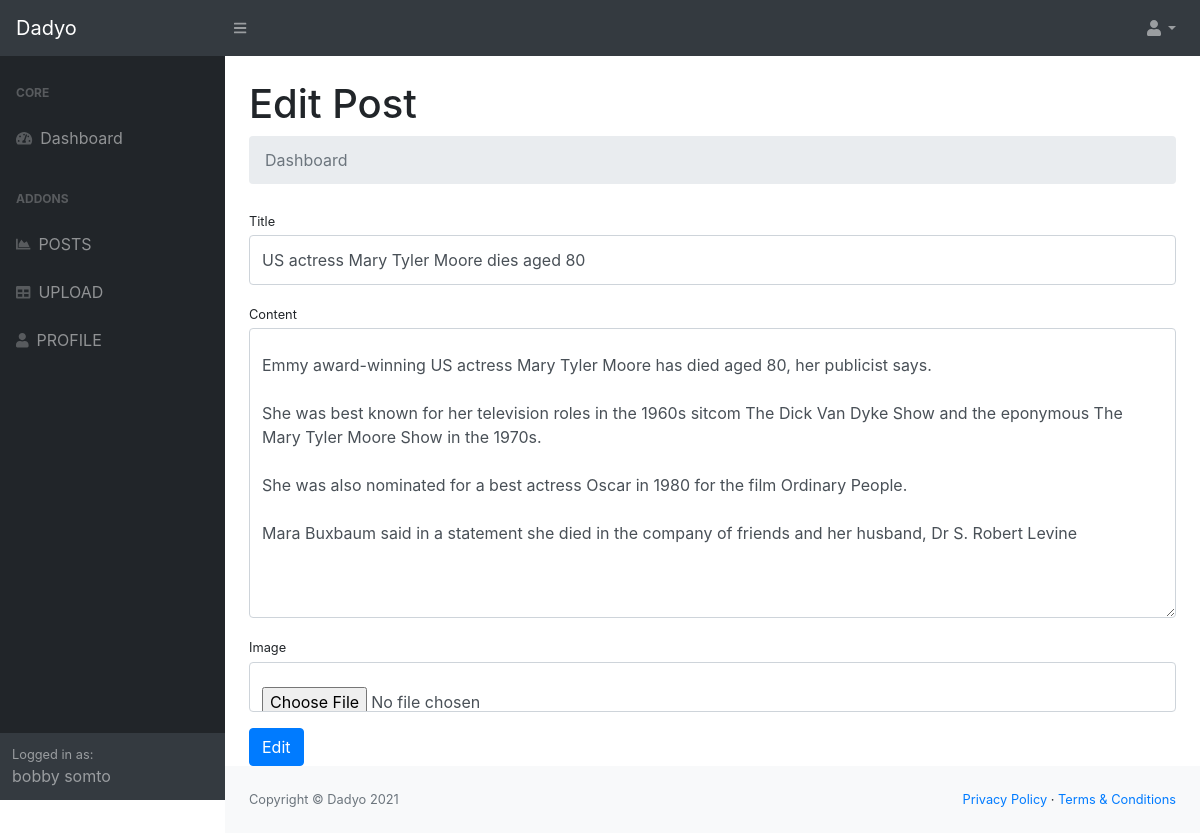
/users/edit-post.php?id=4 (signed in), run on the app's committed database.
### tables this page shows
CREATE TABLE `article` (
  `id` int(11) NOT NULL,
  `title` varchar(200) NOT NULL,
  `content` text NOT NULL,
  `category_id` int(11) NOT NULL DEFAULT 0,
  `image` varchar(200) NOT NULL,
  `likes` int(11) NOT NULL DEFAULT 0,
  `views` int(11) NOT NULL DEFAULT 0,
  `user_id` int(11) NOT NULL,
  `published_status` int(11) NOT NULL DEFAULT 1,
  `created_at` timestamp NOT NULL DEFAULT current_timestamp(),
  `updated_at` timestamp NOT NULL DEFAULT current_timestamp()
);

### controllers/helpers.php (called while the page is built, shortened)
<?php
function sanitize($data,$case = null){
  $result = trim($data);
  $result = htmlentities($result,ENT_QUOTES);
  return $result;
}

### controllers/functions.php (called while the page is built, shortened)
<?php
function selectSingleData($tableName,$colums = "*",$where = ""){
  global $conn;
  $where = !empty($where) ? " WHERE ".$where : $where;
  $sql = "SELECT $colums FROM $tableName $where";
  $result = $conn->query($sql);
  if($result->num_rows > 0){
    $data = $result->fetch_assoc();
    return $data;
  }else{
    return [];
  }
}

### users/edit-post.php (the view, shortened to what this page needs)
<?php
 require_once "../DB.php";
 require_once "../controllers/functions.php";
 require_once "../controllers/helpers.php";
 $id = sanitize($_GET["id"]);
 $post = (object) selectSingleData("article","*","`id`={$id}");
?>
<!DOCTYPE html>
<html lang="en">
  <head>
    <?php require_once "includes/css.php"; ?>
  </head>
  <body class="sb-nav-fixed">
    <?php require_once "includes/top-bar.php"; ?>
    <div id="layoutSidenav">
      <?php require_once "includes/side-bar.php"; ?>
      <div id="layoutSidenav_content">
        <main>
          <div class="container-fluid">
            <h1 class="mt-4">Edit Post</h1>
            <ol class="breadcrumb mb-4">
              <li class="breadcrumb-item active">Dashboard</li>
            </ol>
            <div class="row">
              <div class="col-md-12">
                <form method="POST" action="<?=$_SERVER["PHP_SELF"]?>?id=<?=$post->id?>" enctype="multipart/form-data">
                  <div class="form-group">
                    <label class="small mb-1" for="inputEmailAddress">Title</label>
                    <input required name="title" class="form-control py-4" id="inputtitleAddress" type="text"
                      placeholder="Enter title address" value="<?=$post->title?>" />
                  </div>
                  <div class="form-group">
                    <label class="small mb-1" for="inputEmailAddress">Content</label>
                    <textarea required name="content" class="form-control py-4" id="" cols="30" rows="10"><?=$post->content?></textarea>
                  </div>
                  <div class="form-group">
                    <label class="small mb-1" for="inputEmailAddress">Image</label>
                    <input accept="image/*"  name="image" class="form-control py-4" id="inputimageAddress" type="file"
                       />
                  </div>
                   <input class="btn btn-primary" type="submit" value="Edit" name="upload-post">
                </form>
              </div>
            </div>
          </div>
        </main>
        <?php require_once "includes/footer.php"; ?>
      </div>
    </div>
  </body>
</html>

### data on the page
article: title "US actress Mary Tyler Moore dies aged 80", content "Emmy award-winning US actress Mary Tyler Moore has died aged 80, her publicist says. She was best known for her television roles in the 1960s sitcom The Dick Van Dyke Show and the eponymous The Mary Tyler Moore Show in the 1970s. She was also nominated for a best actress Oscar in 1980 for the film Ordinary People. Mara Buxbaum said in a statement she died in the company of friends and her husband, Dr S. Robert Levine"

### other printed values
APP_NAME "Dadyo"
$_SESSION["customer_firstname"] "bobby"
$_SESSION["customer_lastname"] "somto"
